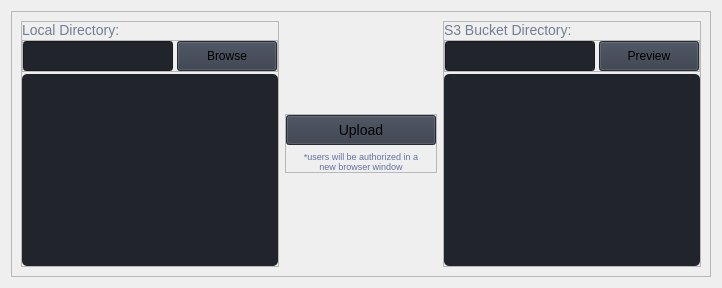
                     <widget class="QWidget" name="pageUpload">
                      <layout class="QVBoxLayout" name="verticalLayout_22">
                       <property name="sizeConstraint">
                        <enum>QLayout::SetDefaultConstraint</enum>
                       </property>
                       <item>
                        <widget class="QFrame" name="frame_3">
                         <property name="frameShape">
                          <enum>QFrame::StyledPanel</enum>
                         </property>
                         <property name="frameShadow">
                          <enum>QFrame::Raised</enum>
                         </property>
                         <layout class="QHBoxLayout" name="horizontalLayout_8">
                          <item>
                           <widget class="QFrame" name="frame_2">
                            <property name="sizePolicy">
                             <sizepolicy hsizetype="Expanding" vsizetype="Preferred">
                              <horstretch>0</horstretch>
                              <verstretch>0</verstretch>
                             </sizepolicy>
                            </property>
                            <property name="minimumSize">
                             <size>
                              <width>0</width>
                              <height>0</height>
                             </size>
                            </property>
                            <property name="frameShape">
                             <enum>QFrame::StyledPanel</enum>
                            </property>
                            <property name="frameShadow">
                             <enum>QFrame::Raised</enum>
                            </property>
                            <layout class="QVBoxLayout" name="verticalLayout_7">
                             <property name="spacing">
                              <number>2</number>
                             </property>
                             <property name="leftMargin">
                              <number>0</number>
                             </property>
                             <property name="topMargin">
                              <number>0</number>
                             </property>
                             <property name="rightMargin">
                              <number>0</number>
                             </property>
                             <property name="bottomMargin">
                              <number>0</number>
                             </property>
                             <item>
                              <widget class="QLabel" name="label">
                               <property name="sizePolicy">
                                <sizepolicy hsizetype="Preferred" vsizetype="Fixed">
                                 <horstretch>0</horstretch>
                                 <verstretch>0</verstretch>
                                </sizepolicy>
                               </property>
                               <property name="minimumSize">
                                <size>
                                 <width>0</width>
                                 <height>0</height>
                                </size>
                               </property>
                               <property name="styleSheet">
                                <string notr="true">color: rgb(113, 126, 149); font: 14px</string>
                               </property>
                               <property name="text">
                                <string>Local Directory:</string>
                               </property>
                              </widget>
                             </item>
                             <item>
                              <widget class="QFrame" name="frame_7">
                               <property name="sizePolicy">
                                <sizepolicy hsizetype="Preferred" vsizetype="Fixed">
                                 <horstretch>0</horstretch>
                                 <verstretch>0</verstretch>
                                </sizepolicy>
                               </property>
                               <property name="minimumSize">
                                <size>
                                 <width>0</width>
                                 <height>30</height>
                                </size>
                               </property>
                               <property name="frameShape">
                                <enum>QFrame::StyledPanel</enum>
                               </property>
                               <property name="frameShadow">
                                <enum>QFrame::Raised</enum>
                               </property>
                               <layout class="QHBoxLayout" name="horizontalLayout_10">
                                <property name="spacing">
                                 <number>4</number>
                                </property>
                                <property name="leftMargin">
                                 <number>0</number>
                                </property>
                                <property name="topMargin">
                                 <number>0</number>
                                </property>
                                <property name="rightMargin">
                                 <number>0</number>
                                </property>
                                <property name="bottomMargin">
                                 <number>0</number>
                                </property>
                                <item>
                                 <widget class="QLineEdit" name="local_dir">
                                  <property name="sizePolicy">
                                   <sizepolicy hsizetype="Preferred" vsizetype="Preferred">
                                    <horstretch>0</horstretch>
                                    <verstretch>0</verstretch>
                                   </sizepolicy>
                                  </property>
                                  <property name="minimumSize">
                                   <size>
                                    <width>0</width>
                                    <height>30</height>
                                   </size>
                                  </property>
                                  <property name="styleSheet">
                                   <string notr="true">background-color: rgb(33, 37, 43);</string>
                                  </property>
                                  <property name="readOnly">
                                   <bool>true</bool>
                                  </property>
                                 </widget>
                                </item>
                                <item>
                                 <widget class="QPushButton" name="btn_browse_dir">
                                  <property name="sizePolicy">
                                   <sizepolicy hsizetype="Maximum" vsizetype="Preferred">
                                    <horstretch>0</horstretch>
                                    <verstretch>0</verstretch>
                                   </sizepolicy>
                                  </property>
                                  <property name="minimumSize">
                                   <size>
                                    <width>100</width>
                                    <height>0</height>
                                   </size>
                                  </property>
                                  <property name="cursor">
                                   <cursorShape>PointingHandCursor</cursorShape>
                                  </property>
                                  <property name="styleSheet">
                                   <string notr="true">background-color: rgb(52, 59, 72); font: 12px</string>
                                  </property>
                                  <property name="text">
                                   <string>Browse</string>
                                  </property>
                                  <property name="icon">
                                   <iconset resource="resources.qrc">
                                    <normaloff>:/icons/images/icons/cil-folder-open.png</normaloff>:/icons/images/icons/cil-folder-open.png</iconset>
                                  </property>
                                 </widget>
                                </item>
                               </layout>
                              </widget>
                             </item>
                             <item>
                              <widget class="QTreeWidget" name="local_dir_tree">
                               <property name="sizePolicy">
                                <sizepolicy hsizetype="Preferred" vsizetype="Preferred">
                                 <horstretch>0</horstretch>
                                 <verstretch>0</verstretch>
                                </sizepolicy>
                               </property>
                               <property name="minimumSize">
                                <size>
                                 <width>0</width>
                                 <height>0</height>
                                </size>
                               </property>
                               <property name="styleSheet">
                                <string notr="true">font: 14px; background-color: rgb(33, 37, 43); color: #dddddd;border-radius: 5px;</string>
                               </property>
                               <property name="uniformRowHeights">
                                <bool>true</bool>
                               </property>
                               <property name="sortingEnabled">
                                <bool>false</bool>
                               </property>
                               <property name="animated">
                                <bool>true</bool>
                               </property>
                               <property name="headerHidden">
                                <bool>true</bool>
                               </property>
                               <property name="columnCount">
                                <number>1</number>
                               </property>
                               <attribute name="headerVisible">
                                <bool>false</bool>
                               </attribute>
                               <column>
                                <property name="text">
                                 <string notr="true">1</string>
                                </property>
                               </column>
                              </widget>
                             </item>
                            </layout>
                           </widget>
                          </item>
                          <item alignment="Qt::AlignHCenter|Qt::AlignVCenter">
                           <widget class="QFrame" name="frame_6">
                            <property name="frameShape">
                             <enum>QFrame::StyledPanel</enum>
                            </property>
                            <property name="frameShadow">
                             <enum>QFrame::Raised</enum>
                            </property>
                            <layout class="QVBoxLayout" name="verticalLayout_23">
                             <property name="leftMargin">
                              <number>0</number>
                             </property>
                             <property name="topMargin">
                              <number>0</number>
                             </property>
                             <property name="rightMargin">
                              <number>0</number>
                             </property>
                             <property name="bottomMargin">
                              <number>0</number>
                             </property>
                             <item>
                              <widget class="QPushButton" name="btn_upload_files">
                               <property name="sizePolicy">
                                <sizepolicy hsizetype="Maximum" vsizetype="Maximum">
                                 <horstretch>0</horstretch>
                                 <verstretch>0</verstretch>
                                </sizepolicy>
                               </property>
                               <property name="minimumSize">
                                <size>
                                 <width>150</width>
                                 <height>30</height>
                                </size>
                               </property>
                               <property name="cursor">
                                <cursorShape>PointingHandCursor</cursorShape>
                               </property>
                               <property name="styleSheet">
                                <string notr="true">background-color: rgb(52, 59, 72); font: 14px</string>
                               </property>
                               <property name="text">
                                <string>Upload</string>
                               </property>
                               <property name="icon">
                                <iconset>
                                 <normalon>:/icons/images/icons/cil-cloud-upload.png</normalon>
                                 <disabledon>:/icons/images/icons/cil-clock.png</disabledon>
                                </iconset>
                               </property>
                              </widget>
                             </item>
                             <item>
                              <widget class="QLabel" name="label_3">
                               <property name="sizePolicy">
                                <sizepolicy hsizetype="Preferred" vsizetype="Fixed">
                                 <horstretch>0</horstretch>
                                 <verstretch>0</verstretch>
                                </sizepolicy>
                               </property>
                               <property name="styleSheet">
                                <string notr="true">color: #6272a4; font: 9px</string>
                               </property>
                               <property name="text">
                                <string>*users will be authorized in a
new browser window</string>
                               </property>
                               <property name="alignment">
                                <set>Qt::AlignCenter</set>
                               </property>
                              </widget>
                             </item>
                            </layout>
                           </widget>
                          </item>
                          <item>
                           <widget class="QFrame" name="frame">
                            <property name="sizePolicy">
                             <sizepolicy hsizetype="Expanding" vsizetype="Preferred">
                              <horstretch>0</horstretch>
                              <verstretch>0</verstretch>
                             </sizepolicy>
                            </property>
                            <property name="frameShape">
                             <enum>QFrame::StyledPanel</enum>
                            </property>
                            <property name="frameShadow">
                             <enum>QFrame::Raised</enum>
                            </property>
                            <layout class="QVBoxLayout" name="verticalLayout_5">
                             <property name="spacing">
                              <number>2</number>
                             </property>
                             <property name="leftMargin">
                              <number>0</number>
                             </property>
                             <property name="topMargin">
                              <number>0</number>
                             </property>
                             <property name="rightMargin">
                              <number>0</number>
                             </property>
                             <property name="bottomMargin">
                              <number>0</number>
                             </property>
                             <item>
                              <widget class="QLabel" name="label_2">
                               <property name="sizePolicy">
                                <sizepolicy hsizetype="Preferred" vsizetype="Fixed">
                                 <horstretch>0</horstretch>
                                 <verstretch>0</verstretch>
                                </sizepolicy>
                               </property>
                               <property name="styleSheet">
                                <string notr="true">color: rgb(113, 126, 149); font: 14px</string>
                               </property>
                               <property name="text">
                                <string>S3 Bucket Directory:</string>
                               </property>
                              </widget>
                             </item>
                             <item>
                              <widget class="QFrame" name="frame_5">
                               <property name="sizePolicy">
                                <sizepolicy hsizetype="Preferred" vsizetype="Fixed">
                                 <horstretch>0</horstretch>
                                 <verstretch>0</verstretch>
                                </sizepolicy>
                               </property>
                               <property name="minimumSize">
                                <size>
                                 <width>0</width>
                                 <height>30</height>
                                </size>
                               </property>
                               <property name="frameShape">
                                <enum>QFrame::StyledPanel</enum>
                               </property>
                               <property name="frameShadow">
                                <enum>QFrame::Raised</enum>
                               </property>
                               <layout class="QHBoxLayout" name="horizontalLayout_9">
                                <property name="spacing">
                                 <number>4</number>
                                </property>
                                <property name="leftMargin">
                                 <number>0</number>
                                </property>
                                <property name="topMargin">
                                 <number>0</number>
                                </property>
                                <property name="rightMargin">
                                 <number>0</number>
                                </property>
                                <property name="bottomMargin">
                                 <number>0</number>
                                </property>
                                <item>
                                 <widget class="QLineEdit" name="s3_dir">
                                  <property name="sizePolicy">
                                   <sizepolicy hsizetype="Preferred" vsizetype="Fixed">
                                    <horstretch>0</horstretch>
                                    <verstretch>0</verstretch>
                                   </sizepolicy>
                                  </property>
                                  <property name="minimumSize">
                                   <size>
                                    <width>0</width>
                                    <height>30</height>
                                   </size>
                                  </property>
                                  <property name="styleSheet">
                                   <string notr="true">background-color: rgb(33, 37, 43);</string>
                                  </property>
                                 </widget>
                                </item>
                                <item>
                                 <widget class="QPushButton" name="btn_refresh_preview">
                                  <property name="sizePolicy">
                                   <sizepolicy hsizetype="Maximum" vsizetype="Preferred">
                                    <horstretch>0</horstretch>
                                    <verstretch>0</verstretch>
                                   </sizepolicy>
                                  </property>
                                  <property name="minimumSize">
                                   <size>
                                    <width>100</width>
                                    <height>0</height>
                                   </size>
                                  </property>
                                  <property name="cursor">
                                   <cursorShape>PointingHandCursor</cursorShape>
                                  </property>
                                  <property name="styleSheet">
                                   <string notr="true">background-color: rgb(52, 59, 72); font: 12px</string>
                                  </property>
                                  <property name="text">
                                   <string>Preview</string>
                                  </property>
                                  <property name="icon">
                                   <iconset resource="resources.qrc">
                                    <normaloff>:/icons/images/icons/cil-reload.png</normaloff>:/icons/images/icons/cil-reload.png</iconset>
                                  </property>
                                 </widget>
                                </item>
                               </layout>
                              </widget>
                             </item>
                             <item>
                              <widget class="QTreeWidget" name="s3_bucket_dir">
                               <property name="sizePolicy">
                                <sizepolicy hsizetype="Preferred" vsizetype="Preferred">
                                 <horstretch>0</horstretch>
                                 <verstretch>0</verstretch>
                                </sizepolicy>
                               </property>
                               <property name="minimumSize">
                                <size>
                                 <width>0</width>
                                 <height>0</height>
                                </size>
                               </property>
                               <property name="styleSheet">
                                <string notr="true">font: 14px; background-color: rgb(33, 37, 43); color: #dddddd;border-radius: 5px;</string>
                               </property>
                               <property name="uniformRowHeights">
                                <bool>true</bool>
                               </property>
                               <property name="sortingEnabled">
                                <bool>true</bool>
                               </property>
                               <property name="animated">
                                <bool>true</bool>
                               </property>
                               <property name="headerHidden">
                                <bool>true</bool>
                               </property>
                               <property name="columnCount">
                                <number>1</number>
                               </property>
                               <attribute name="headerVisible">
                                <bool>false</bool>
                               </attribute>
                               <column>
                                <property name="text">
                                 <string notr="true">1</string>
                                </property>
                               </column>
                              </widget>
                             </item>
                            </layout>
                           </widget>
                          </item>
                         </layout>
                        </widget>
                       </item>
                      </layout>
                     </widget>
